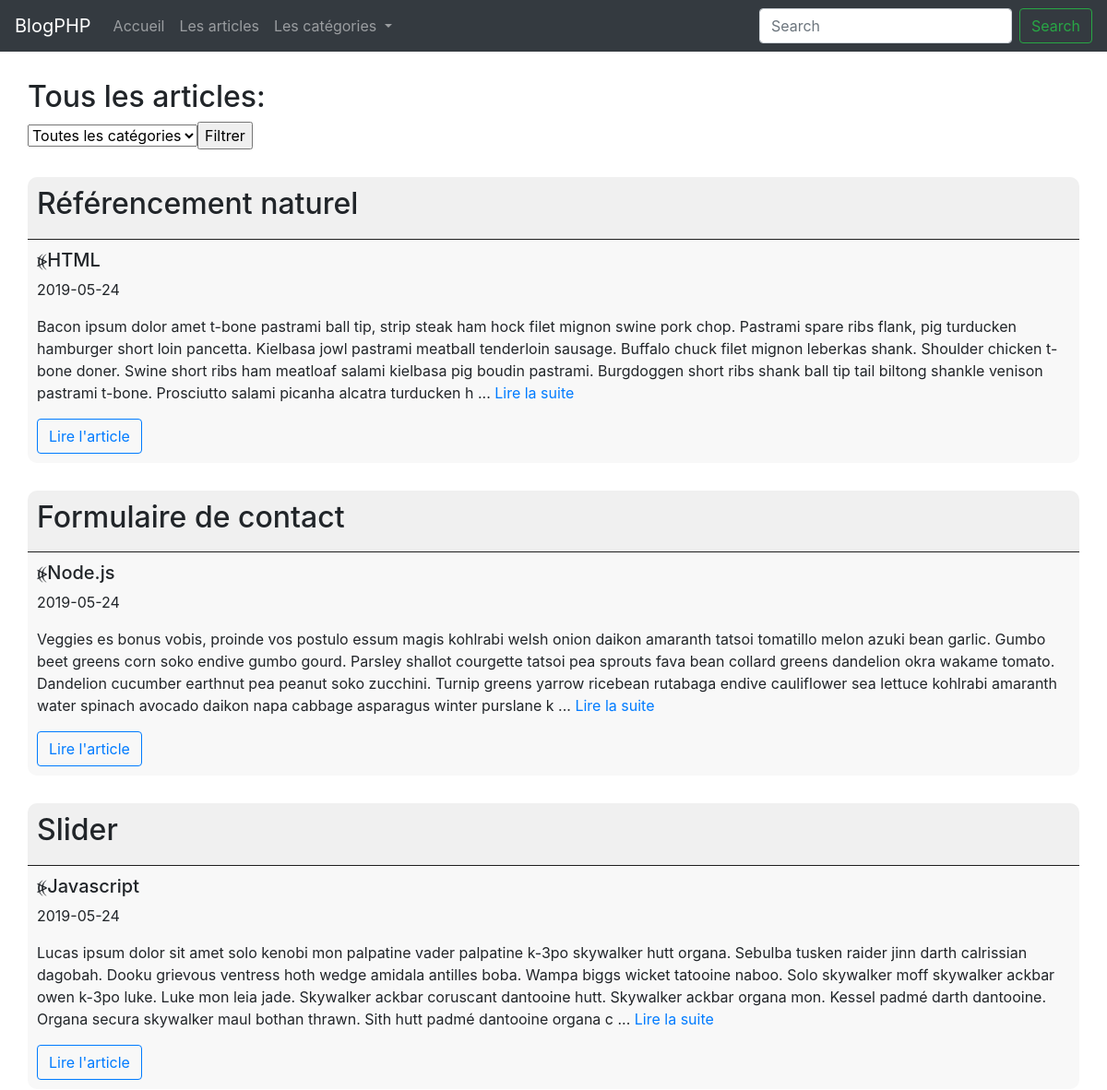
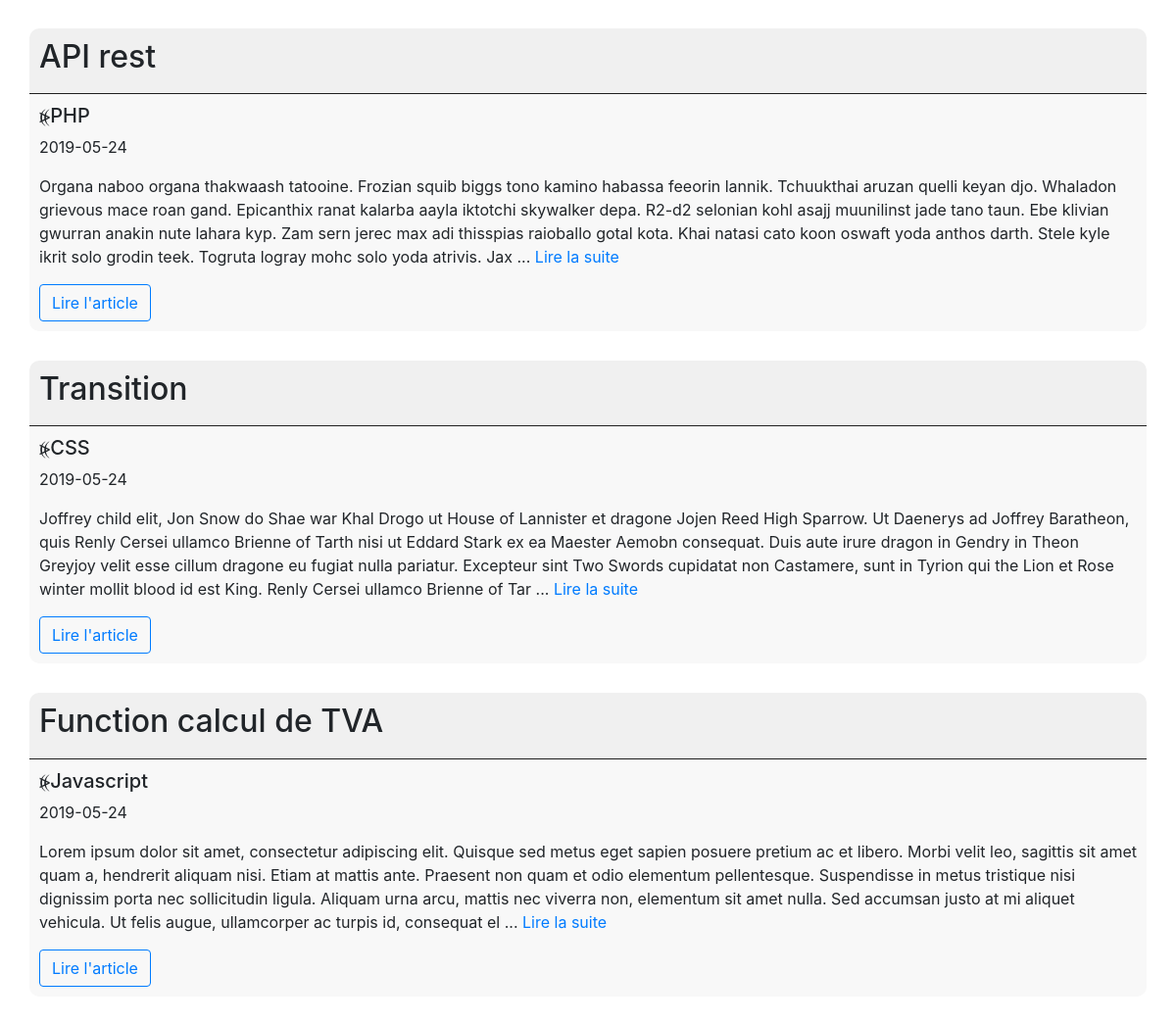
The app's page /articles.php with its own data (2 pictures, top to bottom).
### tables this page shows
CREATE TABLE `Article` (
  `id_article` int(11) NOT NULL,
  `titre_article` varchar(255) NOT NULL,
  `texte_article` longtext NOT NULL,
  `urlImgArticle` varchar(255) DEFAULT NULL,
  `date_article` date NOT NULL,
  `id_categorie` int(11) NOT NULL
);

CREATE TABLE `Categorie` (
  `id_categorie` int(11) NOT NULL,
  `nom_categorie` tinytext NOT NULL
);

### db.php (called while the page is built, shortened)
<?php
    class Db{
        private static $_conn;
        private static function getPDO(){
            self::$_conn = new PDO('mysql:host=localhost;dbname=blogPHP;charset=utf8;port=3306','phpmyadmin','root',[]);
        }
        public static function getCategories(){
            $req = self::$_conn->prepare("SELECT * FROM `Categorie`");
            $req->execute();
            $categories = $req->fetchAll(PDO::FETCH_OBJ);
            return $categories;
        }
        public static function getAllArticles(){
            $req = self::$_conn->prepare("SELECT * FROM Article JOIN Categorie ON Article.id_categorie = Categorie.id_categorie;");
            $req->execute();
            $articles = $req->fetchAll(PDO::FETCH_OBJ);
            return $articles;
        }
    }

### articles.php (the view, shortened to what this page needs)
<?php
    require("./db.php");
?>
        <main>
            <section class="articlesAll">
                <h2>Tous les articles:</h2>
                <form action="./articles.php?id=<?php $_GET->selectCategorie ?>" method="GET">
                    <select name="selectCategorie">
                        <option value="0">Toutes les catégories</option>
                        <?php
                            $categories = Db::getCategories();
                        ?>
                        <input type="submit" value="Filtrer">
                    </select>
                </form>
                <?php
                if($_GET[selectCategorie] <= count($categories)){
                    if(count($_GET[selectCategorie]) >= 1){
                        if($_GET[selectCategorie] == 0){
                            $articles = Db::getAllArticles();
                        } else {
                            $articles = Db::getArticlesByCategorrie($_GET[selectCategorie]);
                        };
                    } else if(count($_GET[selectCategorie]) == 0) {
                        $articles = Db::getAllArticles();
                    };
                    foreach ($articles as $article) :
                ?>
                    <div class="article">
                        <header>
                            <h2><?= $article->titre_article ?></h2>
                        </header>
                        <div>
                            <h5>⦕<?= $article->nom_categorie ?></h5>
                            <p><span><?= $article->date_article ?></span></p>
                            <p><?= substr($article->texte_article, 0, 500) ?> ... <a href="./article.php?id=<?= $article->id_article ?>">Lire la suite</a></p>
                            <form>
                                <a href="./article.php?id=<?= $article->id_article ?>">
                                    <input type="button" class="btn btn-outline-primary my-2 my-sm-0" value="Lire l'article">
                                </a>
                            </form>
                        </div>
                    </div>
                <?php
                    endforeach;
                }else{
                    echo '<div class="article"><h5>Catégorie non trouvé</h5></div>';
                }
                ?>
            </section>
        </main>

### css/style.css (style rules this page uses)
:root { --white: #ffffff; --darkgrey: #1f1f1f; --lightgrey: #f0f0f0; --superlightgrey: #f8f8f8; --lightblue: #b0d9ff; --superlightblue: #d6ebff; }
main { display: flex; flex-direction: row; }
.articlesAll { width: 100%; padding: 30px; }
.article { width: 100%; margin-top: 30px; }
.article header { background-color: var(--lightgrey); }
.article div { background-color: var(--superlightgrey); }
.article header, .sidebar header { background-color: var(--lightgrey); border-radius: 10px 10px 0px 0px; border-bottom: 1px solid var(--darkgrey); padding: 10px; }
.article div, .sidebar div { border-radius: 0px 0px 10px 10px; padding: 10px; }

### records on screen
article: titre_article "Référencement naturel", id_categorie.nom_categorie "HTML", date_article "2019-05-24", texte_article "Bacon ipsum dolor amet t-bone pastrami ball tip, strip steak ham hock filet mignon swine pork chop. Pastrami spare ribs flank, pig turducken hamburger short loin pancetta. Kielbasa jowl pastrami meatball tenderloin sausage. Buffalo chuck filet mignon leberkas shank. Shoulder chicken t-bone doner. Swine short ribs ham meatloaf salami kielbasa pig boudin pastrami. Burgdoggen short ribs shank ball tip tail biltong shankle venison pastrami t-bone. Prosciutto salami picanha alcatra turducken h"
article: titre_article "Formulaire de contact", id_categorie.nom_categorie "Node.js", date_article "2019-05-24", texte_article "Veggies es bonus vobis, proinde vos postulo essum magis kohlrabi welsh onion daikon amaranth tatsoi tomatillo melon azuki bean garlic. Gumbo beet greens corn soko endive gumbo gourd. Parsley shallot courgette tatsoi pea sprouts fava bean collard greens dandelion okra wakame tomato. Dandelion cucumber earthnut pea peanut soko zucchini. Turnip greens yarrow ricebean rutabaga endive cauliflower sea lettuce kohlrabi amaranth water spinach avocado daikon napa cabbage asparagus winter purslane k"
article: titre_article "Slider", id_categorie.nom_categorie "Javascript", date_article "2019-05-24", texte_article "Lucas ipsum dolor sit amet solo kenobi mon palpatine vader palpatine k-3po skywalker hutt organa. Sebulba tusken raider jinn darth calrissian dagobah. Dooku grievous ventress hoth wedge amidala antilles boba. Wampa biggs wicket tatooine naboo. Solo skywalker moff skywalker ackbar owen k-3po luke. Luke mon leia jade. Skywalker ackbar coruscant dantooine hutt. Skywalker ackbar organa mon. Kessel padmé darth dantooine. Organa secura skywalker maul bothan thrawn. Sith hutt padmé dantooine organa c"
article: titre_article "API rest", id_categorie.nom_categorie "PHP", date_article "2019-05-24", texte_article "Organa naboo organa thakwaash tatooine. Frozian squib biggs tono kamino habassa feeorin lannik. Tchuukthai aruzan quelli keyan djo. Whaladon grievous mace roan gand. Epicanthix ranat kalarba aayla iktotchi skywalker depa. R2-d2 selonian kohl asajj muunilinst jade tano taun. Ebe klivian gwurran anakin nute lahara kyp. Zam sern jerec max adi thisspias raioballo gotal kota. Khai natasi cato koon oswaft yoda anthos darth. Stele kyle ikrit solo grodin teek. Togruta logray mohc solo yoda atrivis. Jax"
article: titre_article "Transition", id_categorie.nom_categorie "CSS", date_article "2019-05-24", texte_article "Joffrey child elit, Jon Snow do Shae war Khal Drogo ut House of Lannister et dragone Jojen Reed High Sparrow. Ut Daenerys ad Joffrey Baratheon, quis Renly Cersei ullamco Brienne of Tarth nisi ut Eddard Stark ex ea Maester Aemobn consequat. Duis aute irure dragon in Gendry in Theon Greyjoy velit esse cillum dragone eu fugiat nulla pariatur. Excepteur sint Two Swords cupidatat non Castamere, sunt in Tyrion qui the Lion et Rose winter mollit blood id est King. Renly Cersei ullamco Brienne of Tar"
article: titre_article "Function calcul de TVA", id_categorie.nom_categorie "Javascript", date_article "2019-05-24", texte_article "Lorem ipsum dolor sit amet, consectetur adipiscing elit. Quisque sed metus eget sapien posuere pretium ac et libero. Morbi velit leo, sagittis sit amet quam a, hendrerit aliquam nisi. Etiam at mattis ante. Praesent non quam et odio elementum pellentesque. Suspendisse in metus tristique nisi dignissim porta nec sollicitudin ligula. Aliquam urna arcu, mattis nec viverra non, elementum sit amet nulla. Sed accumsan justo at mi aliquet vehicula. Ut felis augue, ullamcorper ac turpis id, consequat el"
